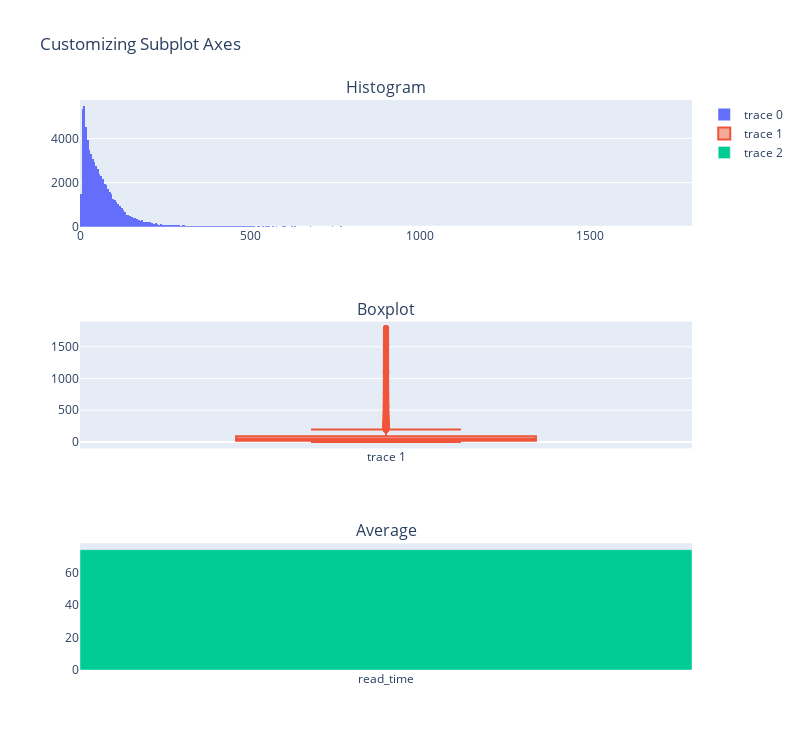

The code cell stored with this chart in its notebook:
### Markdown cell above
### Distribution of Readtimes

### Code cell
## Average readtime per user
read_times = df['read_time'].values

single_subset_feature_visualization(values = read_times, feature = 'read_time')

### Figure 1 — Plotly figure (JSON) as saved in the notebook; plotly's stock layout.template omitted (floating-point values rounded to 4 significant figures; data arrays with more than 128 entries replaced by an {"elided": "..."} marker saying what was removed)
{"data": [{"type": "histogram", "x": {"elided": "70421 int values"}, "xaxis": "x", "yaxis": "y"}, {"type": "box", "xaxis": "x2", "y": {"elided": "70421 int values"}, "yaxis": "y2"}, {"type": "bar", "x": ["read_time"], "xaxis": "x3", "y": [74.07], "yaxis": "y3"}], "layout": {"annotations": [{"font": {"size": 16}, "showarrow": false, "text": "Histogram", "x": 0.5, "xanchor": "center", "xref": "paper", "y": 1, "yanchor": "bottom", "yref": "paper"}, {"font": {"size": 16}, "showarrow": false, "text": "Boxplot", "x": 0.5, "xanchor": "center", "xref": "paper", "y": 0.6111, "yanchor": "bottom", "yref": "paper"}, {"font": {"size": 16}, "showarrow": false, "text": "Average", "x": 0.5, "xanchor": "center", "xref": "paper", "y": 0.2222, "yanchor": "bottom", "yref": "paper"}], "height": 750, "title": {"text": "Customizing Subplot Axes"}, "width": 800, "xaxis": {"anchor": "y", "domain": [0, 1]}, "xaxis2": {"anchor": "y2", "domain": [0, 1]}, "xaxis3": {"anchor": "y3", "domain": [0, 1]}, "yaxis": {"anchor": "x", "domain": [0.7778, 1]}, "yaxis2": {"anchor": "x2", "domain": [0.3889, 0.6111]}, "yaxis3": {"anchor": "x3", "domain": [0, 0.2222]}}}
